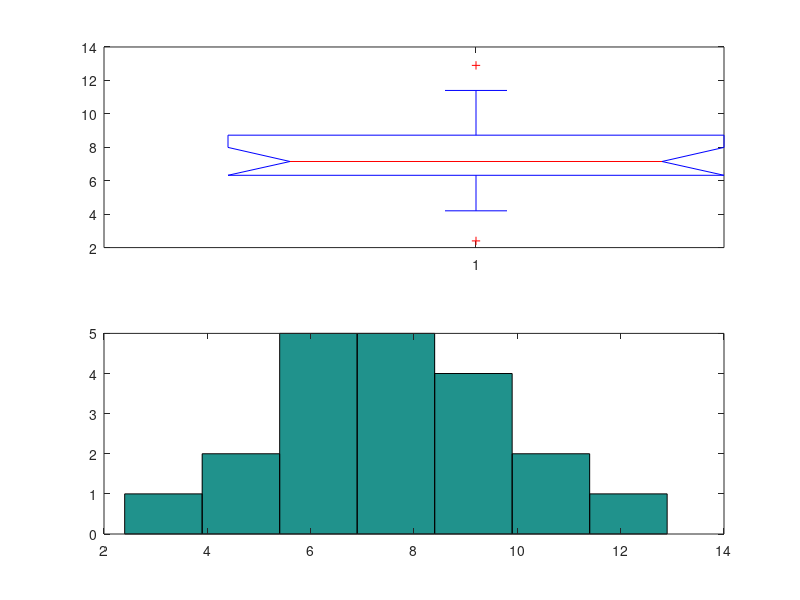

Source code (MATLAB): (Note: this script raises an error after producing the figure.)
% ćwiczenie podsumowujące umiejętności potrzebne do wykonania listy

% czasy montażu
czasy = [8.5 7.6 9.3 5.5 11.4 6.9 6.5 12.9 8.7 4.8 4.2 8.1 6.5 5.8 6.7 2.4 11.1 7.1 8.8 7.2];

% boxplot
subplot(211)
boxplot(czasy, 1)

% histogram
subplot(212)
hist(czasy, 7)

% średni czas, mediana, odchylenie standardowe
[m, md, v] = [mean(czasy), median(czasy), std(czasy)]

% min, max
[mn, mx] = [min(czasy), max(czasy)]
